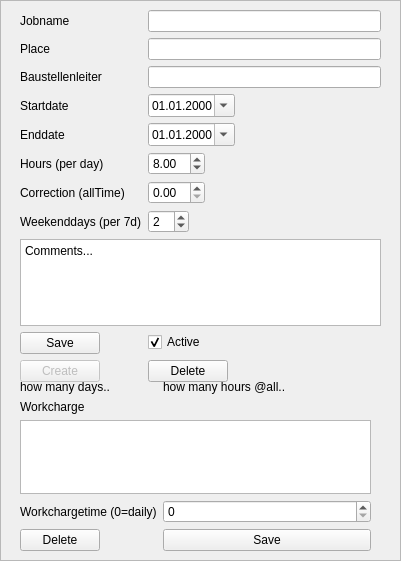
     <widget class="QFrame" name="frame_6">
      <property name="geometry">
       <rect>
        <x>439</x>
        <y>0</y>
        <width>401</width>
        <height>561</height>
       </rect>
      </property>
      <property name="frameShape">
       <enum>QFrame::StyledPanel</enum>
      </property>
      <property name="frameShadow">
       <enum>QFrame::Raised</enum>
      </property>
      <widget class="QWidget" name="formLayoutWidget">
       <property name="geometry">
        <rect>
         <x>20</x>
         <y>10</y>
         <width>361</width>
         <height>372</height>
        </rect>
       </property>
       <layout class="QFormLayout" name="formLayout">
        <property name="fieldGrowthPolicy">
         <enum>QFormLayout::ExpandingFieldsGrow</enum>
        </property>
        <property name="labelAlignment">
         <set>Qt::AlignLeading|Qt::AlignLeft|Qt::AlignVCenter</set>
        </property>
        <item row="0" column="0">
         <widget class="QLabel" name="label_5">
          <property name="text">
           <string>Jobname</string>
          </property>
         </widget>
        </item>
        <item row="0" column="1">
         <widget class="QLineEdit" name="jobname"/>
        </item>
        <item row="1" column="0">
         <widget class="QLabel" name="label_6">
          <property name="text">
           <string>Place</string>
          </property>
         </widget>
        </item>
        <item row="1" column="1">
         <widget class="QLineEdit" name="jobplace"/>
        </item>
        <item row="2" column="0">
         <widget class="QLabel" name="label_7">
          <property name="text">
           <string>Baustellenleiter</string>
          </property>
         </widget>
        </item>
        <item row="2" column="1">
         <widget class="QLineEdit" name="baustellenleiter"/>
        </item>
        <item row="3" column="0">
         <widget class="QLabel" name="label_13">
          <property name="text">
           <string>Startdate</string>
          </property>
         </widget>
        </item>
        <item row="3" column="1">
         <widget class="QDateEdit" name="startdate">
          <property name="displayFormat">
           <string>dd.MM.yyyy</string>
          </property>
          <property name="calendarPopup">
           <bool>true</bool>
          </property>
         </widget>
        </item>
        <item row="4" column="0">
         <widget class="QLabel" name="label_14">
          <property name="text">
           <string>Enddate</string>
          </property>
         </widget>
        </item>
        <item row="4" column="1">
         <widget class="QDateEdit" name="enddate">
          <property name="displayFormat">
           <string>dd.MM.yyyy</string>
          </property>
          <property name="calendarPopup">
           <bool>true</bool>
          </property>
         </widget>
        </item>
        <item row="5" column="0">
         <widget class="QLabel" name="label_9">
          <property name="text">
           <string>Hours (per day)</string>
          </property>
         </widget>
        </item>
        <item row="5" column="1">
         <widget class="QDoubleSpinBox" name="hours">
          <property name="maximum">
           <double>24.000000000000000</double>
          </property>
          <property name="value">
           <double>8.000000000000000</double>
          </property>
         </widget>
        </item>
        <item row="7" column="0">
         <widget class="QLabel" name="label_12">
          <property name="text">
           <string>Correction (allTime)</string>
          </property>
         </widget>
        </item>
        <item row="7" column="1">
         <widget class="QDoubleSpinBox" name="correctionHours"/>
        </item>
        <item row="8" column="0">
         <widget class="QLabel" name="label_11">
          <property name="text">
           <string>Weekenddays (per 7d)</string>
          </property>
         </widget>
        </item>
        <item row="8" column="1">
         <widget class="QSpinBox" name="weekendDays">
          <property name="value">
           <number>2</number>
          </property>
         </widget>
        </item>
        <item row="9" column="0" colspan="2">
         <widget class="QPlainTextEdit" name="jobComment">
          <property name="plainText">
           <string>Comments...</string>
          </property>
         </widget>
        </item>
        <item row="11" column="0">
         <widget class="QPushButton" name="saveJob">
          <property name="text">
           <string>Save</string>
          </property>
         </widget>
        </item>
        <item row="11" column="1">
         <widget class="QCheckBox" name="active">
          <property name="text">
           <string>Active</string>
          </property>
          <property name="checked">
           <bool>true</bool>
          </property>
         </widget>
        </item>
        <item row="12" column="0">
         <widget class="QPushButton" name="createJob">
          <property name="enabled">
           <bool>false</bool>
          </property>
          <property name="text">
           <string>Create</string>
          </property>
         </widget>
        </item>
        <item row="12" column="1">
         <widget class="QPushButton" name="deleteJob">
          <property name="text">
           <string>Delete</string>
          </property>
         </widget>
        </item>
       </layout>
      </widget>
      <widget class="QWidget" name="formLayoutWidget_9">
       <property name="geometry">
        <rect>
         <x>20</x>
         <y>380</y>
         <width>351</width>
         <height>171</height>
        </rect>
       </property>
       <layout class="QFormLayout" name="formLayout_9">
        <property name="labelAlignment">
         <set>Qt::AlignLeading|Qt::AlignLeft|Qt::AlignVCenter</set>
        </property>
        <item row="0" column="0">
         <widget class="QLabel" name="daysCalc">
          <property name="text">
           <string>how many days..</string>
          </property>
         </widget>
        </item>
        <item row="0" column="1">
         <widget class="QLabel" name="hoursCalc">
          <property name="text">
           <string>how many hours @all..</string>
          </property>
         </widget>
        </item>
        <item row="4" column="0">
         <widget class="QPushButton" name="deleteWorkSpese">
          <property name="text">
           <string>Delete</string>
          </property>
         </widget>
        </item>
        <item row="3" column="0">
         <widget class="QLabel" name="label_28">
          <property name="text">
           <string>Workchargetime (0=daily)</string>
          </property>
         </widget>
        </item>
        <item row="2" column="0" colspan="2">
         <widget class="QListWidget" name="workChargesList"/>
        </item>
        <item row="4" column="1">
         <widget class="QPushButton" name="wChargeSave">
          <property name="text">
           <string>Save</string>
          </property>
         </widget>
        </item>
        <item row="3" column="1">
         <widget class="QSpinBox" name="wChargeTimes"/>
        </item>
        <item row="1" column="0">
         <widget class="QLabel" name="label_29">
          <property name="text">
           <string>Workcharge</string>
          </property>
         </widget>
        </item>
       </layout>
      </widget>
     </widget>
